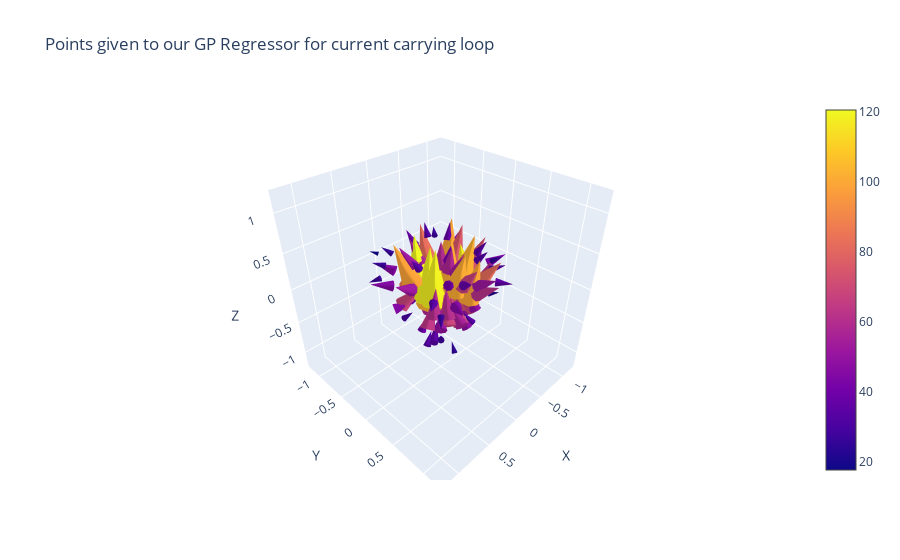

Here is the notebook cell this chart was saved with:
### Code cell
# getting the fields to draw samples from
outputs_coil = field_around_current_carrying_coil(100000000)
sampled_outputs_coil = sample_field(outputs_coil, n_samples=100)
plotter(sampled_outputs_coil, 
        title = 'Points given to our GP Regressor for current carrying loop')
